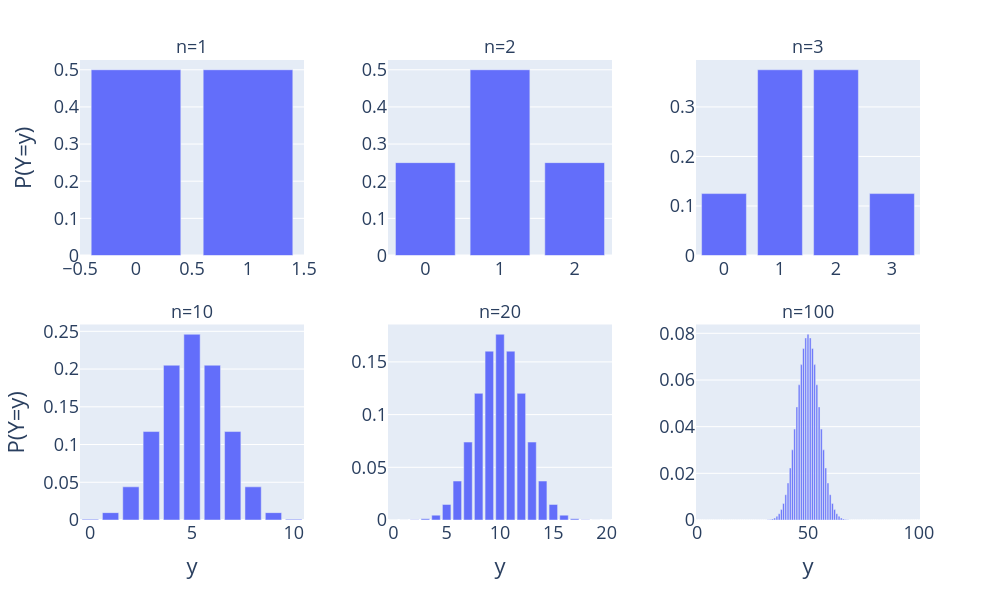

Notebook code cell kept with this figure:
### Markdown cell above
## Visualizing the Binomial Distribution

> This section replicates figures from the lecture slides. We won't cover it together.

The binomial distribution provides the probability of $y$ successes among $n$ trials,
where each trial has $p$ probability of success:

$$
P(Y=y) = \binom{n}{y} p^y (1-p)^{n-y}
$$

Equivalently, a binomial RV is a sum of $n$ Bernoulli RVs, each with probability $p$ of success.

We can visualize the binomial distribution for different combinations of
$n$ and $p$, as a function of $y$:

### Code cell
# Make a grid plots the binomial distribution for p = 0.5 and n = [1, 2, 3, 10, 100]

import math  # use Python's math.comb for binomial coefficients

# math.comb(n,k) gives the binomial coefficient for "n choose k"
def binom(n, k, p): 
  return math.comb(n, k) * p**k * (1-p)**(n-k)

n_values = [1, 2, 3, 10, 20, 100]

binom_df = pd.DataFrame({
    "n": np.concatenate([[n] * (n+1) for n in n_values]),
    "y": np.concatenate([np.arange(n+1) for n in n_values]),
    "P(Y=y)": [binom(n, y, 0.5) for n in n_values for y in range(n+1)]
})

fig = px.bar(binom_df, x="y", y="P(Y=y)", 
             facet_col="n", facet_col_wrap=3,
             facet_col_spacing=0.1, facet_row_spacing=0.15)

# Show axis ticks on all subplots
fig.update_yaxes(matches=None, showticklabels=True)
fig.update_xaxes(matches=None, showticklabels=True)

# Increase font size
fig.update_layout(font=dict(size=18))

# Increase size of figure
fig.update_layout(width=1000, height=600)

fig.show()

### Figure 1 — Plotly figure (JSON) as saved in the notebook; plotly's stock layout.template omitted (floating-point values rounded to 4 significant figures)
{"data": [{"alignmentgroup": "True", "hovertemplate": "n=1<br>y=%{x}<br>P(Y=y)=%{y}<extra></extra>", "legendgroup": "", "marker": {"color": "#636efa", "pattern": {"shape": ""}}, "name": "", "offsetgroup": "", "orientation": "v", "showlegend": false, "textposition": "auto", "type": "bar", "x": [0, 1], "xaxis": "x4", "y": [0.5, 0.5], "yaxis": "y4"}, {"alignmentgroup": "True", "hovertemplate": "n=2<br>y=%{x}<br>P(Y=y)=%{y}<extra></extra>", "legendgroup": "", "marker": {"color": "#636efa", "pattern": {"shape": ""}}, "name": "", "offsetgroup": "", "orientation": "v", "showlegend": false, "textposition": "auto", "type": "bar", "x": [0, 1, 2], "xaxis": "x5", "y": [0.25, 0.5, 0.25], "yaxis": "y5"}, {"alignmentgroup": "True", "hovertemplate": "n=3<br>y=%{x}<br>P(Y=y)=%{y}<extra></extra>", "legendgroup": "", "marker": {"color": "#636efa", "pattern": {"shape": ""}}, "name": "", "offsetgroup": "", "orientation": "v", "showlegend": false, "textposition": "auto", "type": "bar", "x": [0, 1, 2, 3], "xaxis": "x6", "y": [0.125, 0.375, 0.375, 0.125], "yaxis": "y6"}, {"alignmentgroup": "True", "hovertemplate": "n=10<br>y=%{x}<br>P(Y=y)=%{y}<extra></extra>", "legendgroup": "", "marker": {"color": "#636efa", "pattern": {"shape": ""}}, "name": "", "offsetgroup": "", "orientation": "v", "showlegend": false, "textposition": "auto", "type": "bar", "x": [0, 1, 2, 3, 4, 5, 6, 7, 8, 9, 10], "xaxis": "x", "y": [0.0009766, 0.009766, 0.04395, 0.1172, 0.2051, 0.2461, 0.2051, 0.1172, 0.04395, 0.009766, 0.0009766], "yaxis": "y"}, {"alignmentgroup": "True", "hovertemplate": "n=20<br>y=%{x}<br>P(Y=y)=%{y}<extra></extra>", "legendgroup": "", "marker": {"color": "#636efa", "pattern": {"shape": ""}}, "name": "", "offsetgroup": "", "orientation": "v", "showlegend": false, "textposition": "auto", "type": "bar", "x": [0, 1, 2, 3, 4, 5, 6, 7, 8, 9, 10, 11, 12, 13, 14, 15, 16, 17, 18, 19, 20], "xaxis": "x2", "y": [9.537e-07, 1.907e-05, 0.0001812, 0.001087, 0.004621, 0.01479, 0.03696, 0.07393, 0.1201, 0.1602, 0.1762, 0.1602, 0.1201, 0.07393, 0.03696, 0.01479, 0.004621, 0.001087, 0.0001812, 1.907e-05, 9.537e-07], "yaxis": "y2"}, {"alignmentgroup": "True", "hovertemplate": "n=100<br>y=%{x}<br>P(Y=y)=%{y}<extra></extra>", "legendgroup": "", "marker": {"color": "#636efa", "pattern": {"shape": ""}}, "name": "", "offsetgroup": "", "orientation": "v", "showlegend": false, "textposition": "auto", "type": "bar", "x": [0, 1, 2, 3, 4, 5, 6, 7, 8, 9, 10, 11, 12, 13, 14, 15, 16, 17, 18, 19, 20, 21, 22, 23, 24, 25, 26, 27, 28, 29, 30, 31, 32, 33, 34, 35, 36, 37, 38, 39, 40, 41, 42, 43, 44, 45, 46, 47, 48, 49, 50, 51, 52, 53, 54, 55, 56, 57, 58, 59, 60, 61, 62, 63, 64, 65, 66, 67, 68, 69, 70, 71, 72, 73, 74, 75, 76, 77, 78, 79, 80, 81, 82, 83, 84, 85, 86, 87, 88, 89, 90, 91, 92, 93, 94, 95, 96, 97, 98, 99, 100], "xaxis": "x3", "y": [7.889e-31, 7.889e-29, 3.905e-27, 1.276e-25, 3.093e-24, 5.939e-23, 9.404e-22, 1.263e-20, 1.468e-19, 1.501e-18, 1.366e-17, 1.117e-16, 8.286e-16, 5.609e-15, 3.486e-14, 1.998e-13, 1.062e-12, 5.246e-12, 2.419e-11, 1.044e-10, 4.228e-10, 1.611e-09, 5.784e-09, 1.962e-08, 6.293e-08, 1.913e-07, 5.519e-07, 1.513e-06, 3.943e-06, 9.79e-06, 2.317e-05, 5.232e-05, 0.0001128, 0.0002325, 0.0004581, 0.0008639, 0.00156, 0.002698, 0.004473, 0.007111, 0.01084, 0.01587, 0.02229, 0.03007, 0.03895, 0.04847, 0.05796, 0.06659, 0.07353, 0.07803, 0.07959, 0.07803, 0.07353, 0.06659, 0.05796, 0.04847, 0.03895, 0.03007, 0.02229, 0.01587, 0.01084, 0.007111, 0.004473, 0.002698, 0.00156, 0.0008639, 0.0004581, 0.0002325, 0.0001128, 5.232e-05, 2.317e-05, 9.79e-06, 3.943e-06, 1.513e-06, 5.519e-07, 1.913e-07, 6.293e-08, 1.962e-08, 5.784e-09, 1.611e-09, 4.228e-10, 1.044e-10, 2.419e-11, 5.246e-12, 1.062e-12, 1.998e-13, 3.486e-14, 5.609e-15, 8.286e-16, 1.117e-16, 1.366e-17, 1.501e-18, 1.468e-19, 1.263e-20, 9.404e-22, 5.939e-23, 3.093e-24, 1.276e-25, 3.905e-27, 7.889e-29, 7.889e-31], "yaxis": "y3"}], "layout": {"annotations": [{"font": {}, "showarrow": false, "text": "n=10", "x": 0.1333, "xanchor": "center", "xref": "paper", "y": 0.425, "yanchor": "bottom", "yref": "paper"}, {"font": {}, "showarrow": false, "text": "n=20", "x": 0.5, "xanchor": "center", "xref": "paper", "y": 0.425, "yanchor": "bottom", "yref": "paper"}, {"font": {}, "showarrow": false, "text": "n=100", "x": 0.8667, "xanchor": "center", "xref": "paper", "y": 0.425, "yanchor": "bottom", "yref": "paper"}, {"font": {}, "showarrow": false, "text": "n=1", "x": 0.1333, "xanchor": "center", "xref": "paper", "y": 1, "yanchor": "bottom", "yref": "paper"}, {"font": {}, "showarrow": false, "text": "n=2", "x": 0.5, "xanchor": "center", "xref": "paper", "y": 1, "yanchor": "bottom", "yref": "paper"}, {"font": {}, "showarrow": false, "text": "n=3", "x": 0.8667, "xanchor": "center", "xref": "paper", "y": 1, "yanchor": "bottom", "yref": "paper"}], "barmode": "relative", "font": {"size": 18}, "height": 600, "legend": {"tracegroupgap": 0}, "margin": {"t": 60}, "width": 1000, "xaxis": {"anchor": "y", "domain": [0, 0.2667], "showticklabels": true, "title": {"text": "y"}}, "xaxis2": {"anchor": "y2", "domain": [0.3667, 0.6333], "showticklabels": true, "title": {"text": "y"}}, "xaxis3": {"anchor": "y3", "domain": [0.7333, 1], "showticklabels": true, "title": {"text": "y"}}, "xaxis4": {"anchor": "y4", "domain": [0, 0.2667], "showticklabels": true}, "xaxis5": {"anchor": "y5", "domain": [0.3667, 0.6333], "showticklabels": true}, "xaxis6": {"anchor": "y6", "domain": [0.7333, 1], "showticklabels": true}, "yaxis": {"anchor": "x", "domain": [0, 0.425], "showticklabels": true, "title": {"text": "P(Y=y)"}}, "yaxis2": {"anchor": "x2", "domain": [0, 0.425], "showticklabels": true}, "yaxis3": {"anchor": "x3", "domain": [0, 0.425], "showticklabels": true}, "yaxis4": {"anchor": "x4", "domain": [0.575, 1], "showticklabels": true, "title": {"text": "P(Y=y)"}}, "yaxis5": {"anchor": "x5", "domain": [0.575, 1], "showticklabels": true}, "yaxis6": {"anchor": "x6", "domain": [0.575, 1], "showticklabels": true}}}
